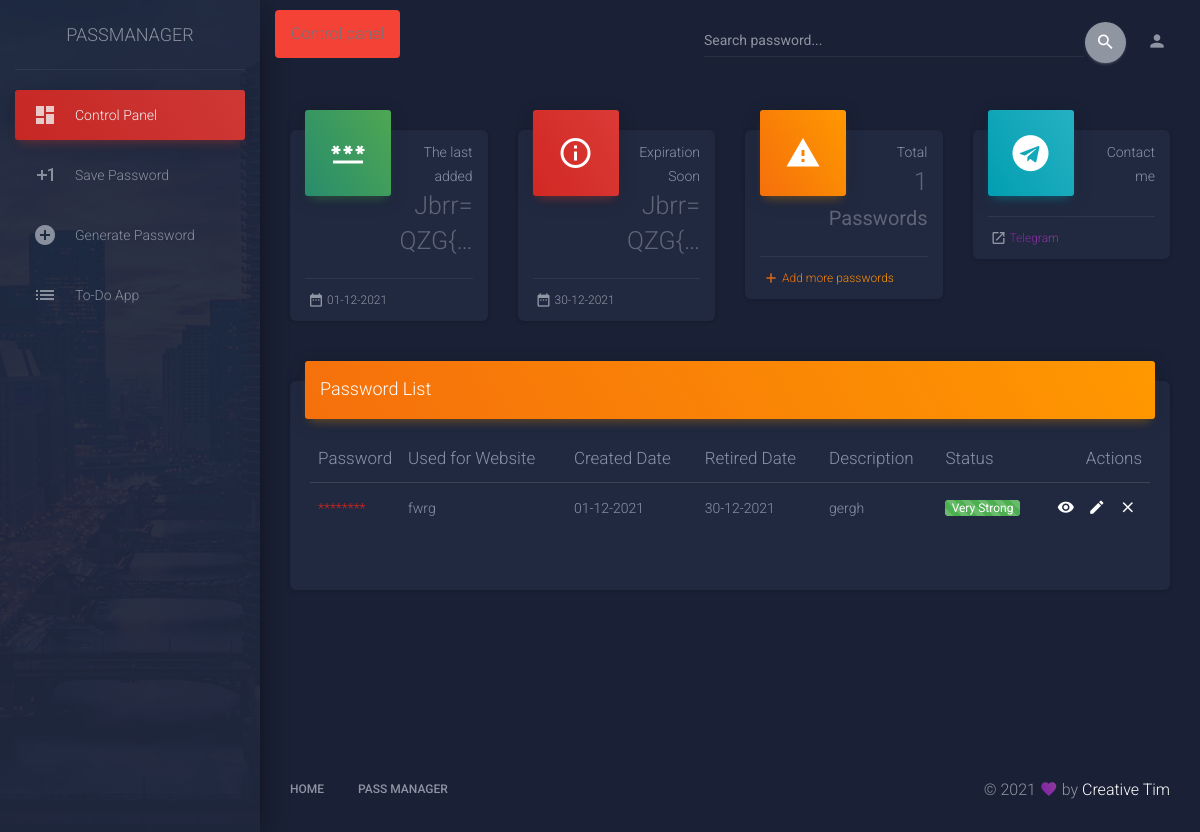
The app's page /control_panel/ (signed in), older data.
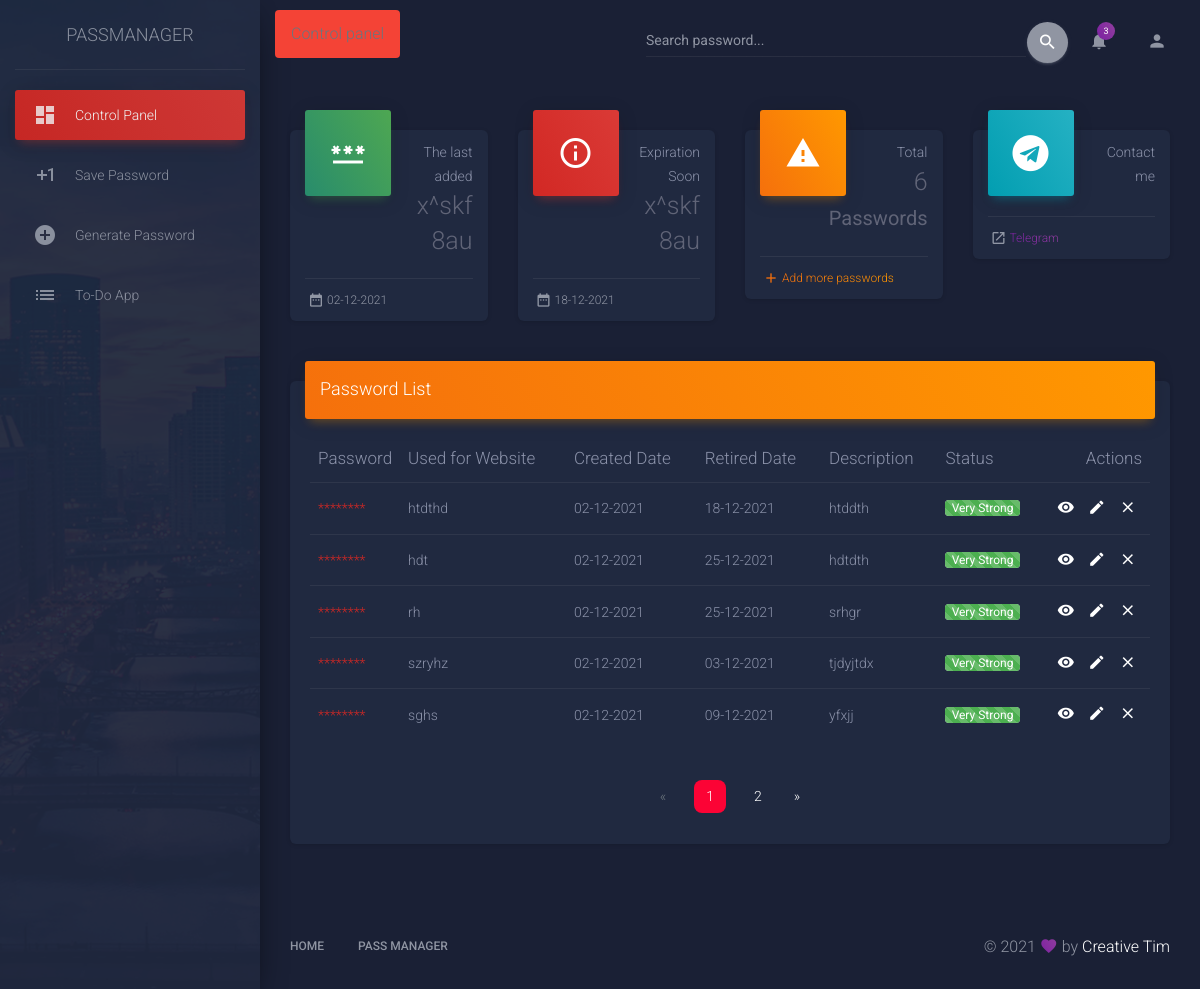
The same page, newer data.
### manager/models.py (models this page shows)
class PasswordModel(models.Model):
    user = models.ForeignKey(
        User, on_delete=models.CASCADE, null=True, blank=True)
    password = models.CharField(max_length=32, null=True, blank=False)
    created_date = models.DateField()
    retired_date = models.DateField(null=False, blank=False)
    used_for_website = models.CharField(max_length=63)
    description = models.TextField(max_length=254)

### manager/views.py (the view)
# urls.py: path('control_panel/', ControlPanelView.as_view(), name='control_panel'),
class ControlPanelView(LoginRequiredMixin, ListView):
    login_url = "login"
    model = PasswordModel
    def get(self, request, *args, **kwargs):
        qs = PasswordModel.objects.filter(user=self.request.user).order_by('-id')
        p = Paginator(qs, 5)
        page_number = self.request.GET.get('page')
        try:
            page_obj = p.get_page(page_number)
        except PageNotAnInteger:
            page_obj = p.page(1)
        except EmptyPage:
            page_obj = p.page(p.num_pages)
        now = timezone.now()
        end_date = now + datetime.timedelta(days=15)
        closest_date = PasswordModel.objects.filter(
            Q(user=self.request.user) &
            Q(retired_date__gte=now)).order_by('retired_date').first()
        notifications = PasswordModel.objects.filter(
            Q(user=self.request.user) &
            Q(retired_date__range=[now, end_date]))
        last_item = PasswordModel.objects.last()
        kwargs = kwargs | {
            'last_item': last_item,
            'closest_date': closest_date,
            'records': qs.count(),
            'page_obj': page_obj,
            'notifications': notifications,
            'notifications_count': notifications.count(),
        }
        return render(request, "manager/control_panel.html", kwargs)

### utilities/templates/manager/control_panel.html (shortened to what the changed rows need)
{% extends 'base.html' %}
{% load static %}
{% block content %}
{% include 'header.html' %}
<div class="row">
    <div class="col-xl-3 col-lg-6 col-md-6 col-sm-6">
        <div class="card card-stats">
            <div class="card-header card-header-success card-header-icon">
                <div class="card-icon">
                    <i class="material-icons">password</i>
                </div>
                <p class="card-category">The last added</p>
                <h3 class="card-title">{{last_item.password|truncatechars:10}}</h3>
            </div>
            <div class="card-footer">
                <div class="stats">
                    <i class="material-icons">date_range</i>{{last_item.created_date}}
                </div>
            </div>
        </div>
    </div>
    <div class="col-xl-3 col-lg-6 col-md-6 col-sm-6">
        <div class="card card-stats">
            <div class="card-header card-header-danger card-header-icon">
                <div class="card-icon">
                    <i class="material-icons">info_outline</i>
                </div>
                <p class="card-category">Expiration Soon</p>
                <h3 class="card-title">{{closest_date.password|truncatechars:10}}</h3>
            </div>
            <div class="card-footer">
                <div class="stats">
                    <i class="material-icons">date_range</i> {{closest_date.retired_date}}
                </div>
            </div>
        </div>
    </div>
    <div class="col-xl-3 col-lg-6 col-md-6 col-sm-6">
        <div class="card card-stats">
            <div class="card-header card-header-warning card-header-icon">
                <div class="card-icon">
                    <i class="material-icons">warning</i>
                </div>
                <p class="card-category">Total</p>
                <h3 class="card-title">{{records}}
                    <small>Passwords</small>
                </h3>
            </div>
        </div>
    </div>
</div>
<div class="row">
    <div class="col-md-12">
        <div class="card">
            <div class="card-body">
                <div class="table-responsive">
                    <table class="table">
                        <thead class="text-primary">
                            <th>
                                Password
                            </th>
                            <th>
                                Used for Website
                            </th>
                            <th>
                                Created Date
                            </th>
                            <th>
                                Retired Date
                            </th>
                            <th>
                                Description
                            </th>
                            <th>
                                Status
                            </th>
                            <th class="text-right">
                                Actions
                            </th>
                        </thead>
                        <tbody>
                            {% for object in page_obj  %}
                            <tr>
                                <td class="text-danger" style="width : 10%;">
                                    {% if object.password %}
                                    ********
                                    {% endif %}
                                </td>
                                <td>
                                    {{object.used_for_website|urlize}}
                                </td>
                                <td>
                                    {{object.created_date}}
                                </td>
                                <td>
                                    {{object.retired_date}}
                                </td>
                                <td>
                                    {{object.description}}
                                </td>
                                <td>
                                    <div class="progress">
                                        <div class="progress-bar progress-bar-striped progress-bar-animated bg-success"
                                            role="progressbar" aria-valuenow="10" aria-valuemin="0" aria-valuemax="100"
                                            style="width: 100%"><strong>Very Strong</strong></div>
                                    </div>
                                </td>
                                <td class="td-actions text-right">
                                    <a href="{% url 'details' object.id %}" rel="tooltip" title="Details"
                                        class="btn btn-white btn-link btn-sm">
                                        <i class="material-icons">remove_red_eye</i>
                                    </a>
                                    <a href="{% url 'update' object.id %}" rel="tooltip" title="Edit Password"
                                        class="btn btn-white btn-link btn-sm">
                                        <i class="material-icons">edit</i>
                                    </a>
                                    <a href="{% url 'delete' object.id %}" rel="tooltip" title="Delete Password"
                                        class="btn btn-white btn-link btn-sm">
                                        <i class="material-icons">close</i>
                                    </a>
                                </td>
                            </tr>
                            {% endfor %}
                        </tbody>
                    </table>
                    <div class="row">
                        <div class="col-7 mx-auto mt-4">
                            {% if page_obj.has_other_pages %}
                            <nav aria-label="Pagination for table">
                                <ul class="pagination justify-content-center">
                                    {% if page_obj.has_previous %}
                                    <li class="page-item"><a href="?page={{ page_obj.previous_page_number }}"
                                            class="page-link">&laquo;</a></li>
                                    {% else %}
                                    <li class="page-item disabled"><span class="page-link">&laquo;</span></li>
                                    {% endif %}
                                    {% for i in page_obj.paginator.page_range %}
                                    {% if page_obj.number == i %}
                                    <li class="active page-item mx-2"><span class="page-link">{{ i }} </span></li>
                                    {% else %}
                                    <li class="page-item"><a href="?page={{ i }}" class="page-link">{{ i }}</a></li>
                                    {% endif %}
                                    {% endfor %}
                                    {% if page_obj.has_next %}
                                    <li class="page-item"><a href="?page={{ page_obj.next_page_number }}"
                                            class="page-link">&raquo;</a></li>
                                    {% else %}
                                    <li class="page-item disabled"><span class="page-link">&raquo;</span></li>
                                    {% endif %}
                                </ul>
                            </nav>
                            {% endif %}
                        </div>
                    </div>
                </div>
            </div>
        </div>
    </div>
</div>
{% endblock content %}

Row changes from the older to the newer data that the page shows:
no longer on this page (row unchanged): PasswordModel: password "Jbrr=QZG{…", created_date "01-12-2021", retired_date "30-12-2021", used_for_website "fwrg", description "gergh"
added PasswordModel: password "x^skf8au", created_date "02-12-2021", retired_date "18-12-2021", used_for_website "htdthd", description "htddth"
added PasswordModel: used_for_website "hdt", created_date "02-12-2021", retired_date "25-12-2021", description "hdtdth"
added PasswordModel: used_for_website "rh", created_date "02-12-2021", retired_date "25-12-2021", description "srhgr"
added PasswordModel: used_for_website "szryhz", created_date "02-12-2021", retired_date "03-12-2021", description "tjdyjtdx"
added PasswordModel: used_for_website "sghs", created_date "02-12-2021", retired_date "09-12-2021", description "yfxjj"
Text that changed along with them:
{{ notifications_count }}: (not shown) → "3"
{{ records }}: "1" → "6"
new list line: "1"
new list line: "2"
